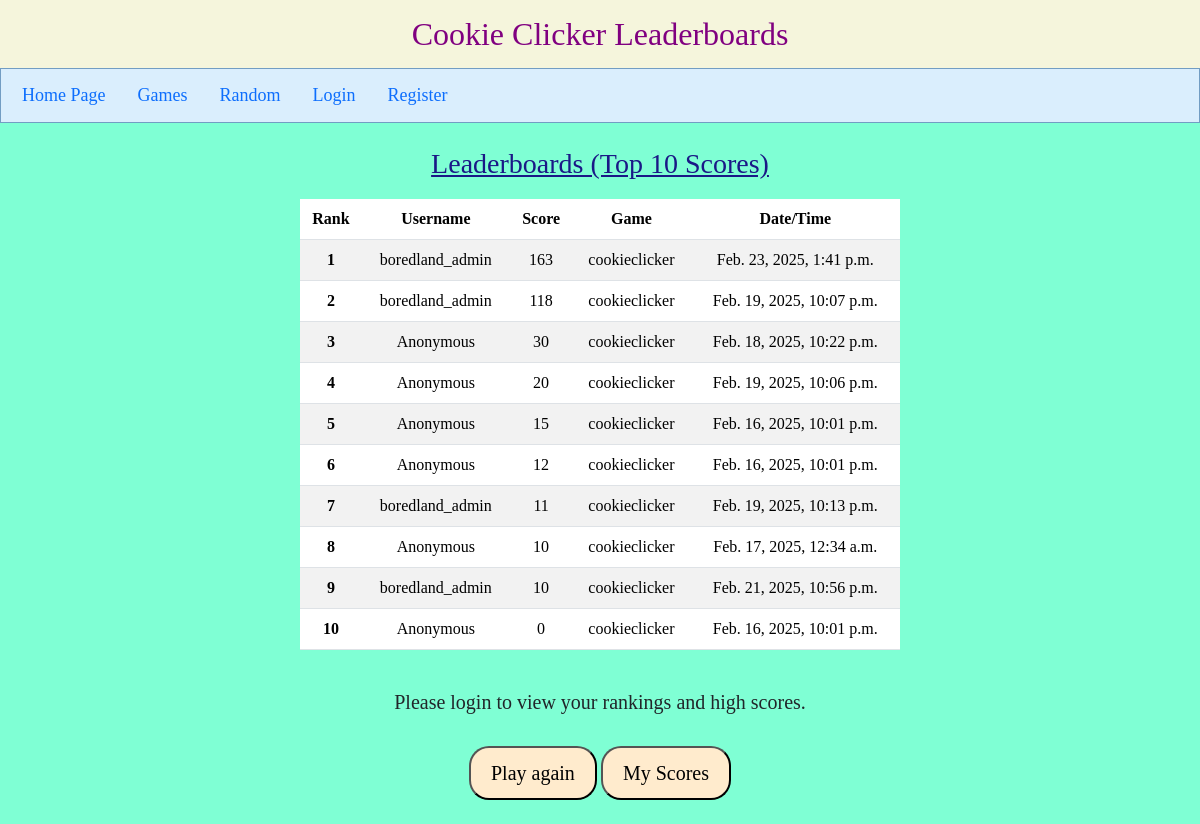
The page /cookieclicker/leaderboards/ on the database its author committed.
### mainapp/models.py (models this page shows)
class Score(models.Model):
    user = models.ForeignKey(User, on_delete=models.CASCADE, related_name="user_scores")
    score = models.IntegerField()
    game = models.ForeignKey(Game, on_delete=models.CASCADE, related_name="game_scores")
    datetime = models.DateTimeField(auto_now_add=False)

class Game(models.Model):
    game_code = models.CharField(max_length=20)
    game_name = models.CharField(max_length=150)

### cookieclicker/views.py (the view)
# urls.py: path("leaderboards/", views.leaderboards, name="leaderboards"),
def leaderboards(request):
    return gen_lbs(request, game_name)

### cookieclicker/templates/cookieclicker/leaderboards.html (shortened to what this page needs)
{% extends "mainapp/game_leaderboards.html" %}
{% load static %}
{% block body1 %}
<h1 class="welcome_banner">Cookie Clicker Leaderboards</h1>
{% endblock %}
{% block stylesheet %}
    <link href="{% static 'cookieclicker/helper_styles.css' %}" rel="stylesheet">
    <link href="{% static 'mainapp/lb_styles.css' %}" rel="stylesheet">
{% endblock %}

### mainapp/templates/mainapp/game_leaderboards.html (shortened to what this page needs)
{% extends "mainapp/layout.html" %}
{% block body2 %}
<div class="lb_page" id="lb_page_1">
    <h3 class="blue_header_lb"><u>Leaderboards (Top 10 Scores)</u></h3>
    <table class="table table-striped">
        <thead>
            <tr>
                <th scope="col">Rank</th>
                <th scope="col">Username</th>
                <th scope="col">Score</th>
                <th scope="col">Game</th>
                <th scope="col">Date/Time</th>
            </tr>
        </thead>
        <tbody>
            {% for score in scores %}
            <tr>
                <th scope="row">{{ score.ranking }}</th>
                <td>{{ score.score.user }}</td>
                <td>{{ score.score.score }}</td>
                <td>{{ score.score.game.game_name }}</td>
                <td>{{ score.score.datetime }}</td>
            </tr>
            {% endfor %}
        </tbody>
    </table>
    <br>
    {% if user.is_authenticated %}
        <h5>My current highest ranking: <strong>{{ user_ranking }}</strong></h5>
        <h5>My current highest score: <strong>{{ user_highscore }}</strong></h5>
    {% else %}
        <h5> Please login to view your rankings and high scores. </h5>
    {% endif %}
    <br>
    <button class="game_interface_button3" id="replay2">Play again</button>
    <button class="game_interface_button4" id="my_score">My Scores</button>
</div>
{% endblock %}

### mainapp/templates/mainapp/layout.html (shortened to what this page needs)
{% load static %}
<!DOCTYPE html>
<html lang="en">
    <head>
        <link href="https://cdn.jsdelivr.net/npm/bootstrap@5.3.3/dist/css/bootstrap.min.css" rel="stylesheet">
        <link href="{% static 'mainapp/styles.css' %}" rel="stylesheet">
        {% block stylesheet %}
        {% endblock %}
    </head>
    <body>
        {% block body1 %}
        {% endblock %}
        <nav class="nav" style="background-color: #daeefd; padding:5px; border:1px solid rgb(114, 157, 195); font-size: 18px;">
            <a class="nav-link" href="{% url 'index' %}">Home Page</a>
            <a class="nav-link" href="{% url 'games' %}">Games</a>
            <a class="nav-link" href="{% url 'random' %}">Random</a>
            {% if not user.is_authenticated %}
                <a class="nav-link" href="{% url 'login' %}">Login</a>
                <a class="nav-link" href="{% url 'register' %}">Register</a>
            {% else %}
                <a class="nav-link" href="{% url 'logout' %}">Logout</a>
                <a class="nav-link">Logged in as {{ user }}</a>
            {% endif %}
        </nav>
        {% block body2 %}
        {% endblock %}
    </body>
</html>

### mainapp/static/mainapp/styles.css (style rules this page uses)
body { background-color: antiquewhite; font-family: Comic Sans MS, Comic Sans, cursive; }
.welcome_banner { text-align:center; background-color: beige; font-size:32px; color:purple; padding:15px; margin-bottom: 0px; }
.game_interface_button2,.game_interface_button3,.game_interface_button4,.game_interface_button5 { border-radius: 20px; padding-top: 10px; padding-bottom: 10px; padding-left: 20px; padding-right: 20px; font-size: 20px; background-color: blanchedalmond; }

### cookieclicker/static/cookieclicker/helper_styles.css (style rules this page uses)
body { background-color: aquamarine; }

### mainapp/static/mainapp/lb_styles.css (style rules this page uses)
.lb_page { position: relative; left: 25%; width: 50%; text-align:center; padding-top:3vh; padding-bottom:3vh; display:block; }
.blue_header_lb { color:rgb(26, 24, 134); padding-bottom: 10px; }

### rows shown on the page
Score: ranking "1", score.user "boredland_admin", score.score "163", score.game.game_name "cookieclicker", score.datetime "Feb. 23, 2025, 1:41 p.m."
Score: ranking "2", score.user "boredland_admin", score.score "118", score.game.game_name "cookieclicker", score.datetime "Feb. 19, 2025, 10:07 p.m."
Score: ranking "3", score.user "Anonymous", score.score "30", score.game.game_name "cookieclicker", score.datetime "Feb. 18, 2025, 10:22 p.m."
Score: ranking "4", score.user "Anonymous", score.score "20", score.game.game_name "cookieclicker", score.datetime "Feb. 19, 2025, 10:06 p.m."
Score: ranking "5", score.user "Anonymous", score.score "15", score.game.game_name "cookieclicker", score.datetime "Feb. 16, 2025, 10:01 p.m."
Score: ranking "6", score.user "Anonymous", score.score "12", score.game.game_name "cookieclicker", score.datetime "Feb. 16, 2025, 10:01 p.m."
Score: ranking "7", score.user "boredland_admin", score.score "11", score.game.game_name "cookieclicker", score.datetime "Feb. 19, 2025, 10:13 p.m."
Score: ranking "8", score.user "Anonymous", score.score "10", score.game.game_name "cookieclicker", score.datetime "Feb. 17, 2025, 12:34 a.m."
Score: ranking "9", score.user "boredland_admin", score.score "10", score.game.game_name "cookieclicker", score.datetime "Feb. 21, 2025, 10:56 p.m."
Score: ranking "10", score.user "Anonymous", score.score "0", score.game.game_name "cookieclicker", score.datetime "Feb. 16, 2025, 10:01 p.m."
